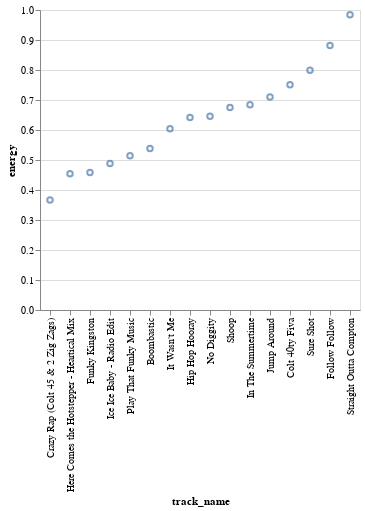

Source (notebook cell):
### Markdown cell above
Things to note here:
* the tracks in this new DataFrame are arranged based on their "energy" scores
* the tracks' indices are now inconsequent (the leftmost column), but could be easily reset (check out Pandas B lab)
* the tracks can also be sorted by multiple columns (specified in the value list)

Let's **chart the Tracks' "energy" based on our new DataFrame**:

### Code cell
alt.Chart(my_sorted_df).mark_point().encode(
    x=alt.X("track_name", sort=None),
    y="energy"
)

### Figure 1 — Vega-Lite specification as saved in the notebook (floating-point values rounded to 4 significant figures)
{"config": {"view": {"continuousWidth": 400, "continuousHeight": 300}}, "data": {"name": "data-5aab0694f6aa5bf3f9c8678d619dd092"}, "mark": "point", "encoding": {"x": {"field": "track_name", "sort": null, "type": "nominal"}, "y": {"field": "energy", "type": "quantitative"}}, "$schema": "https://vega.github.io/schema/vega-lite/v4.17.0.json", "datasets": {"data-5aab0694f6aa5bf3f9c8678d619dd092": [{"artist": "Afroman", "album": "The Good Times", "track_name": "Crazy Rap (Colt 45 & 2 Zig Zags)", "track_id": "1ACZpHI5vZ5Ea4xGlkdGWM", "danceability": 0.927, "energy": 0.367, "key": 9, "loudness": -7.797, "mode": 1, "speechiness": 0.382, "instrumentalness": 0.0, "liveness": 0.132, "valence": 0.576, "tempo": 99.05, "duration_ms": 328667, "time_signature": 4, "dance_tune": true, "energy_tune": false}, {"artist": "Ini Kamoze", "album": "Here Comes The Hotstepper", "track_name": "Here Comes the Hotstepper - Heartical Mix", "track_id": "3QRM0qZB7oMYavveH0iEqx", "danceability": 0.889, "energy": 0.454, "key": 4, "loudness": -8.598, "mode": 0, "speechiness": 0.221, "instrumentalness": 0.000186, "liveness": 0.203, "valence": 0.436, "tempo": 100.4, "duration_ms": 250467, "time_signature": 4, "dance_tune": true, "energy_tune": false}, {"artist": "Toots & The Maytals", "album": "Funky Kingston", "track_name": "Funky Kingston", "track_id": "26WPI2aksB9XdqmeLfca5z", "danceability": 0.777, "energy": 0.458, "key": 11, "loudness": -12.36, "mode": 1, "speechiness": 0.0841, "instrumentalness": 0.00295, "liveness": 0.0423, "valence": 0.961, "tempo": 99.05, "duration_ms": 295667, "time_signature": 4, "dance_tune": true, "energy_tune": false}, {"artist": "Vanilla Ice", "album": "Ice Ice Baby", "track_name": "Ice Ice Baby - Radio Edit", "track_id": "3sy0rren2cVFNfkDxa0q2e", "danceability": 0.977, "energy": 0.488, "key": 2, "loudness": -15.96, "mode": 1, "speechiness": 0.12, "instrumentalness": 0.0, "liveness": 0.0826, "valence": 0.77, "tempo": 115.7, "duration_ms": 231773, "time_signature": 4, "dance_tune": true, "energy_tune": false}, {"artist": "Vanilla Ice", "album": "To The Extreme", "track_name": "Play That Funky Music", "track_id": "1Ezs8eYxuZjhlgyoI1Bo76", "danceability": 0.851, "energy": 0.514, "key": 4, "loudness": -15.28, "mode": 0, "speechiness": 0.165, "instrumentalness": 3.58e-06, "liveness": 0.381, "valence": 0.573, "tempo": 100.4, "duration_ms": 285800, "time_signature": 4, "dance_tune": true, "energy_tune": false}, {"artist": "Shaggy", "album": "Boombastic", "track_name": "Boombastic", "track_id": "4fxF8ljwryMZX5c9EKrLFE", "danceability": 0.867, "energy": 0.538, "key": 2, "loudness": -16.18, "mode": 1, "speechiness": 0.361, "instrumentalness": 1.75e-05, "liveness": 0.316, "valence": 0.781, "tempo": 158.3, "duration_ms": 249933, "time_signature": 4, "dance_tune": true, "energy_tune": false}, {"artist": "Shaggy", "album": "The Boombastic Collection - Best of Shaggy", "track_name": "It Wasn't Me", "track_id": "0OaunKfsxkgBvPv68jBbmm", "danceability": 0.852, "energy": 0.604, "key": 0, "loudness": -4.569, "mode": 1, "speechiness": 0.0642, "instrumentalness": 0.0, "liveness": 0.327, "valence": 0.667, "tempo": 94.76, "duration_ms": 227547, "time_signature": 4, "dance_tune": true, "energy_tune": false}, {"artist": "Naughty By Nature", "album": "19 Naughty III", "track_name": "Hip Hop Hooray", "track_id": "1w29UTa5uUvIri2tWtZ12Y", "danceability": 0.862, "energy": 0.642, "key": 6, "loudness": -13.65, "mode": 0, "speechiness": 0.101, "instrumentalness": 0.0, "liveness": 0.272, "valence": 0.765, "tempo": 99.2, "duration_ms": 267267, "time_signature": 4, "dance_tune": true, "energy_tune": false}, {"artist": "Blackstreet", "album": "Another Level", "track_name": "No Diggity", "track_id": "6MdqqkQ8sSC0WB4i8PyRuQ", "danceability": 0.867, "energy": 0.646, "key": 1, "loudness": -4.674, "mode": 0, "speechiness": 0.288, "instrumentalness": 0.0, "liveness": 0.279, "valence": 0.67, "tempo": 88.63, "duration_ms": 304600, "time_signature": 4, "dance_tune": true, "energy_tune": false}, {"artist": "Salt-N-Pepa", "album": "Very Necessary", "track_name": "Shoop", "track_id": "0Pu71wxadDlB8fJXfjIjeJ", "danceability": 0.939, "energy": 0.675, "key": 0, "loudness": -7.232, "mode": 1, "speechiness": 0.211, "instrumentalness": 0.0, "liveness": 0.0565, "valence": 0.795, "tempo": 96.92, "duration_ms": 248573, "time_signature": 4, "dance_tune": true, "energy_tune": false}, {"artist": "Shaggy", "album": "Boombastic", "track_name": "In The Summertime", "track_id": "726KAdf3k8Ce8W95O38XNI", "danceability": 0.734, "energy": 0.684, "key": 1, "loudness": -13.82, "mode": 1, "speechiness": 0.227, "instrumentalness": 0.0, "liveness": 0.0497, "valence": 0.962, "tempo": 173.6, "duration_ms": 238360, "time_signature": 4, "dance_tune": false, "energy_tune": false}, {"artist": "House Of Pain", "album": "House of Pain (Fine Malt Lyrics)", "track_name": "Jump Around", "track_id": "3TZwjdclvWt7iPJUnMpgcs", "danceability": 0.854, "energy": 0.71, "key": 4, "loudness": -6.32, "mode": 0, "speechiness": 0.0793, "instrumentalness": 8.72e-05, "liveness": 0.166, "valence": 0.818, "tempo": 106.9, "duration_ms": 214947, "time_signature": 4, "dance_tune": true, "energy_tune": false}, {"artist": "Afroman", "album": "Waiting to Inhale", "track_name": "Colt 40ty Fiva", "track_id": "3hody5PjTIzwoiV3hnAvWL", "danceability": 0.666, "energy": 0.751, "key": 0, "loudness": -5.355, "mode": 0, "speechiness": 0.216, "instrumentalness": 0.0, "liveness": 0.294, "valence": 0.607, "tempo": 175.9, "duration_ms": 201440, "time_signature": 4, "dance_tune": false, "energy_tune": true}, {"artist": "Beastie Boys", "album": "Ill Communication", "track_name": "Sure Shot", "track_id": "21REQ1bCUWphT2QK3bLWYQ", "danceability": 0.692, "energy": 0.799, "key": 1, "loudness": -7.924, "mode": 1, "speechiness": 0.164, "instrumentalness": 0.0, "liveness": 0.301, "valence": 0.549, "tempo": 97.98, "duration_ms": 199667, "time_signature": 4, "dance_tune": false, "energy_tune": true}, {"artist": "Falz", "album": "Moral Instruction", "track_name": "Follow Follow", "track_id": "3bdI204XePeCKFfm49qh7d", "danceability": 0.803, "energy": 0.882, "key": 7, "loudness": -7.394, "mode": 1, "speechiness": 0.413, "instrumentalness": 1.06e-05, "liveness": 0.359, "valence": 0.804, "tempo": 127.2, "duration_ms": 157480, "time_signature": 4, "dance_tune": true, "energy_tune": true}, {"artist": "N.W.A.", "album": "Straight Outta Compton", "track_name": "Straight Outta Compton", "track_id": "5QKM7U6l7bMdJItolkM4x4", "danceability": 0.779, "energy": 0.984, "key": 5, "loudness": -2.381, "mode": 0, "speechiness": 0.212, "instrumentalness": 0.0, "liveness": 0.534, "valence": 0.402, "tempo": 102.1, "duration_ms": 243333, "time_signature": 4, "dance_tune": true, "energy_tune": true}]}}
